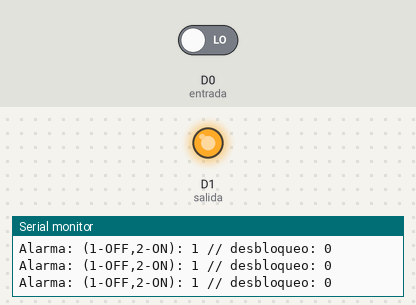
The sketch below on a simulated ESP8266 (NodeMCU). Parts: output pins drawn as LEDs (lit = HIGH), the last lines printed to the serial monitor. Dashed ring = blinking. The test bench sets the inputs (shaded band); at power-on: D0 (entrada) LOW.

Above: at 0.25 s.
At 1.2 s:
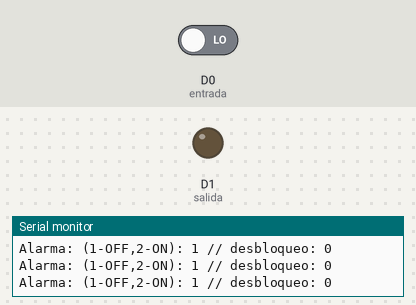
1.3 s: D0 (entrada) driven HIGH
At 1.62 s:
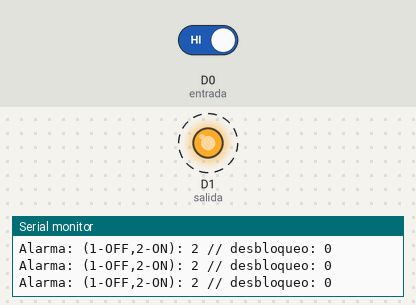
Timing chart, 0 to 10.3 s (numbered marks = the images above; inputs shaded):
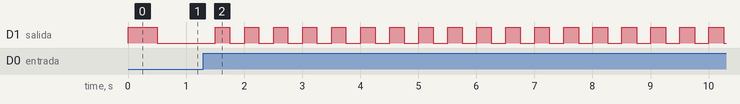

Measured:
- by itself, D1 (salida): alternates HIGH for 0.26 s and LOW for 0.24 s

The sketch:

NodeMCU_BOTON_PANICO_EMISOR_01.ino
```cpp
/* Este ejemplo intenta recopilar lo aprendido de esquemas anteriores
 *  y comunicará dos NodeMCU station "hablando" entre ellos.
 *  La acción en uno, establecerá una reacción en el otro.
 */

 #include <ESP8266WiFi.h>
extern "C" {
#include <espnow.h>
}

//***ESTRUCTURA DE LOS DATOS TRANSMITIDOS ENTRE LAS UNIDADES***//
// Se establecerá IGUAL en todas
struct ESTRUCTURA_DATOS {
  int estado; // 0 --> apagado , 1 --> operativo, 2 -->activado
  String estacion;
};

// variables de elementos hardware
int entrada = D0; // pulsador
int salida = D1; // LED
int pulsado = 0;
int pulsadoAntes = 0;
long tiempo = 0; // variable tiempo
int cadencia=500; // Cadencia de parpadeo
  // 500 -> medio segundo
int desbloqueo=0; // veces que es necesario pulsar
int n = 1; // períodos de apagados (tren de pulsos)
// el botón para desbloquear la alarma

ESTRUCTURA_DATOS ED;
ESTRUCTURA_DATOS ED2; // recepcion

// *********
// funciones
// *********


// *****
// SETUP
// *****

void setup() {

  //***INICIALIZACIÓN DEL PUERTO SERIE***//
  Serial.begin(115200); Serial.println();Serial.println();

    //*** pinMode ***
  pinMode(entrada,INPUT);
  pinMode(salida,OUTPUT);

  //***INICIALIZACIÓN DEL PROTOCOLO ESP-NOW***//
  if (esp_now_init()!=0) {
  Serial.println("*** ESP_Now init failed");
  ESP.restart();
  delay(1);
  }

  //***DATOS DE LAS MAC (Access Point y Station) del ESP***//
  Serial.print("Access Point MAC de este ESP: "); Serial.println(WiFi.softAPmacAddress());
  Serial.print("Station MAC de este ESP: "); Serial.println(WiFi.macAddress());

  //***DECLARACIÓN DEL PAPEL DEL DISPOSITIVO ESP EN LA COMUNICACIÓN***//
  //0=OCIOSO, 1=MAESTRO, 2=ESCLAVO y 3=MAESTRO+ESCLAVO
  esp_now_set_self_role(3); // Sería como maestro y esclavo a la vez

  //***EMPAREJAMIENTO CON EL ESCLAVO: CENTRAL***//
  // Dirección MAC del ESP con el que se empareja (esclavo)
  // Se debe introducir la STA MAC correspondiente
  // ---> ANTIGUO uint8_t mac_addr[6] = {0xEC, 0xFA, 0xBC, 0xC5, 0xAC, 0xAF}; // STA MAC esclavo
  uint8_t mac_addr[6] = {0xA4, 0xCF, 0x12, 0xBF, 0x3F, 0x04}; // STA MAC de la central
  // Esta es la MAC de la CENTRAL
  uint8_t role=2;
  uint8_t channel=3;
  uint8_t key[0]={}; //no hay clave
  //uint8_t key[16] = {0,255,1,1,1,1,1,1,1,1,1,1,1,1,1,1};
  uint8_t key_len=sizeof(key);
  Serial.print("Tamaño de *key: "); Serial.println(key_len);
  esp_now_add_peer(mac_addr,role,channel,key,key_len);

  ED.estado = 1; // Si termina el SETUP está operativo
  ED.estacion="A";

}

// *******
//  LOOP
// *******
void loop() {


  // ---------------------------------------------------------------------------------
  // Acciones del programa que no suponen envío de datos
  // ---------------------------------------------------------------------------------
  tiempo = millis();
  pulsado = digitalRead(entrada);

  // A) caso que ED.estado=1 (operativo y se pulse)
  if (pulsado==1 & pulsadoAntes==0 & ED.estado==1) {
    ED.estado = 2; // Activo la alarma
  } else if (pulsado==1 & pulsadoAntes==0 & ED.estado==2 & desbloqueo<=2) {
    // O en caso que pulse el estado sea 2 y no haya desbloqup
    desbloqueo+=1; // Suma 1 a desbloqueo
  }

  // B) Llega al tercer estado de desbloqueo
  if (desbloqueo==3) { //
    desbloqueo=0;
    ED.estado=1; // inactiva la alarma
  }

  // C) Según el caso cambia el parpadeo
  // cadencia = 19900-9900*ED.estado;
  n=-8*ED.estado+18; // Si estado 1, n=10; si 2, n=2
  // Estado 1 --> Cada 10 segundos; Estado 2 --> cada 0.1 seg
  digitalWrite(D1,((ED.estado*tiempo/cadencia)%n==0)); // Un parpadeo cada n veces
  Serial.print("Alarma: (1-OFF,2-ON): " + (String) ED.estado + " // desbloqueo: "+ (String) desbloqueo);
  delay(10); // pequeño delay...

  // ---------------------------------------------------------------------------------
  // ENVÍO: como Master
  // ---------------------------------------------------------------------------------

  //***ENVÍO DE LOS DATOS***//
  //uint8_t *da=NULL; //NULL envía los datos a todos los ESP con los que está emparejado
  // ANTIGUO --> uint8_t da[6] = {0xEC, 0xFA, 0xBC, 0xC5, 0xAC, 0xAF}; // ¿mismos datos que STA MAC?
  uint8_t da[6] = {0xA4, 0xCF, 0x12, 0xBF, 0x3F, 0x04}; // ¿mismos datos que STA MAC?
  uint8_t data[sizeof(ED)]; memcpy(data, &ED, sizeof(ED));
  uint8_t len = sizeof(data);
  esp_now_send(da, data, len);

  delay(1); //Si se pierden datos en la recepción se debe subir este valor

  // *** CALLBACK de datos ENVIADOS ***
  // *** Verificamos que los datos se han enviado....
  esp_now_register_send_cb([](uint8_t* mac, uint8_t status) {
    char MACesclavo[6];
    // sprintf(MACesclavo,"%02X:%02X:%02X:%02X:%02X:%02X",mac[0],mac[1],mac[2],mac[3],mac[4],mac[5]);
    // Serial.print(". Enviado a ESP MAC: "); Serial.print(MACesclavo);
    // Serial.print(". Recepcion (0=0K - 1=ERROR): "); Serial.println(status);
  });
  // ---------------------------------------------------------------------------------

  // ---------------------------------------------------------------------------------
  // Recepción: como Esclavo
  // ---------------------------------------------------------------------------------
  esp_now_register_recv_cb([](uint8_t *mac, uint8_t *data, uint8_t len) {
    char MACmaestro[6];
    // sprintf(MACmaestro, "%02X:%02X:%02X:%02X:%02X:%02X",mac[0],mac[1],mac[2],mac[3],mac[4],mac[5]);
    // Serial.print("Recepcion desde ESP MAC: "); Serial.print(MACmaestro);
    memcpy(&ED2, data, sizeof(ED2));
    Serial.print(" # Recibido de "+ ED2.estacion  + " // Estoy --> "+ (String) ED2.estado);
    // digitalWrite(salida,ED2.estado);

  });
  // ---------------------------------------------------------------------------------

  // recepción de un 1
  // ------------------------------------
  if (ED2.estacion=="CENTRAL" and ED2.estado==1) {
     // apaga la alarma
     desbloqueo=0;
     ED.estado=1; // inactiva la alarma
  }

  // ------------------------------------

  pulsadoAntes=pulsado; // Importante para reconocer el flanco de subida del pulsador

  Serial.println();
}
```
